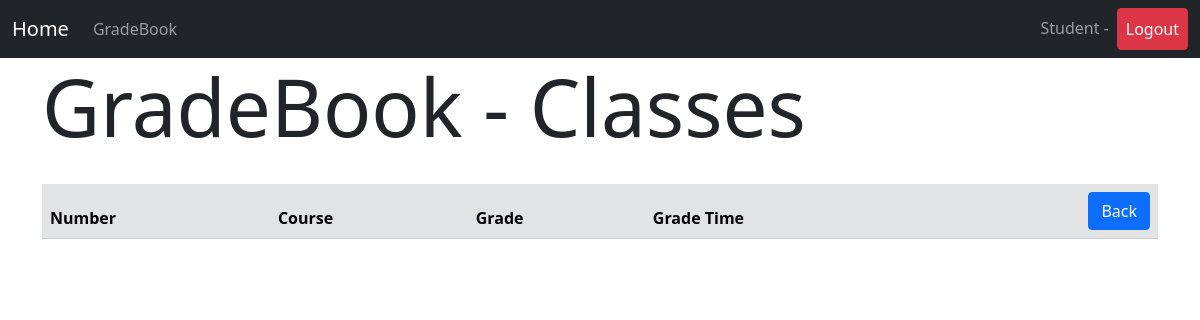
/gradebook/3/classes (signed in), run on an earlier commit of the app's database.
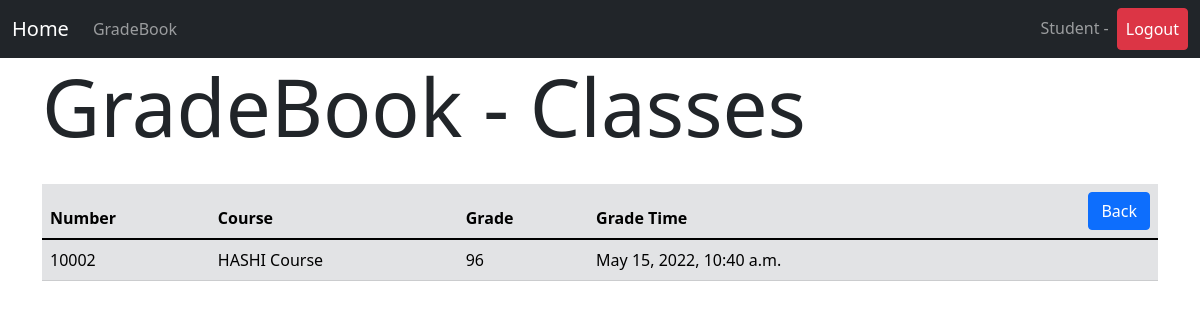
And on a later commit of the database.
### gradebook/models.py (models this page shows, shortened)
class Class(models.Model):
    number = models.PositiveIntegerField(null=False, blank=False)
    semester = models.ForeignKey(Semester, on_delete=models.CASCADE)
    course = models.ForeignKey(Course, on_delete=models.CASCADE)
    lecturer = models.ForeignKey(Lecturer, on_delete=models.CASCADE, blank=True, null=True)

class Course(models.Model):
    code = models.CharField(max_length=50, null=False, blank=False, unique=True)
    name = models.CharField(max_length=100, null=False, blank=False)
    def __str__(self):
        return self.name

class StudentEnrolment(models.Model):
    student = models.ForeignKey(Student, on_delete=models.CASCADE)
    class1 = models.ForeignKey(Class, on_delete=models.CASCADE)
    grade = models.PositiveIntegerField(validators=[MaxValueValidator(100)], blank=True, null=True)
    enrollTime = models.DateTimeField(auto_now_add=True)
    gradeTime = models.DateTimeField(blank=True, null=True)

### gradebook/views.py (the view)
# urls.py: path('gradebook/<int:pk>/classes', gradebook_class, name='classes_gradebook'),
def gradebook_class(request, pk):
    classes = Class.objects.filter(semester_id=pk)
    studentEnrolment = StudentEnrolment.objects.all()
    context = {
        "classes": classes,
        "studentEnrolment": studentEnrolment
    }
    return render(request, 'gradebook/classes_gradebook.html', context)

### gradebook/templates/gradebook/classes_gradebook.html (shortened to what this page needs)
{% extends "base.html" %}
{% block content %}
    <h1 class="display-1" style="margin-bottom: 30px">GradeBook - Classes</h1>
    <table class="table table-secondary table-hover">
        <thead>
        <tr>
            <th scope="col">Number</th>
            <th scope="col">Course</th>
            {% if user.groups.all.0.name == 'student' %}
                <th scope="col">Grade</th>
                <th scope="col">Grade Time</th>
            {% endif %}
            <th>
                <a href="{% url "semesters_gradebook" %}" class="btn btn-primary" style="float: right;">Back</a>
            </th>
        </tr>
        </thead>
        <tbody>
        {% for class in classes %}
            {% for enrolment in studentEnrolment %}
                {% if enrolment.class1.id == class.id and user == enrolment.student.user %}
                    <td>{{ class.number }}</td>
                    <td>{{ class.course }}</td>
                    <td>{{ enrolment.grade }}</td>
                    <td>{{ enrolment.gradeTime }}</td>
                    <td></td>
                {% endif %}
            {% endfor %}
        {% endfor %}
        </tbody>
    </table>
{% endblock %}

What changed in the data, as far as the page shows it:
now on this page (row unchanged): Class: number "10002", course "HASHI Course"
now on this page (row edited): StudentEnrolment: grade "96", gradeTime "May 15, 2022, 10:40 a.m."
